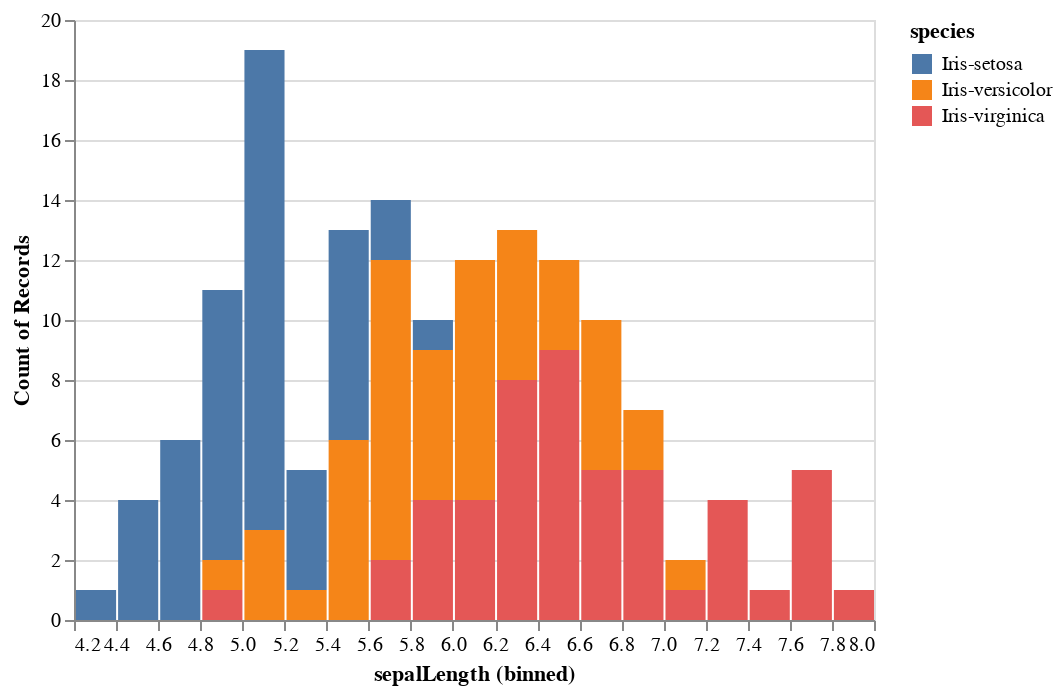

The code cell stored with this chart in its notebook:
### Code cell
bars = altair.Chart(irisdf).mark_bar().encode(
    x=altair.X('sepalLength',bin=altair.Bin(maxbins=20)),
    y='count()',
    color='species'
)
bars

### Figure 1 — Vega-Lite specification as saved in the notebook (floating-point values rounded to 4 significant figures; data arrays with more than 128 entries replaced by an {"elided": "..."} marker saying what was removed)
{"config": {"view": {"continuousWidth": 400, "continuousHeight": 300}}, "data": {"name": "data-3a3fd379bbfbed704e4e8a03a1cdbfe8"}, "mark": "bar", "encoding": {"color": {"type": "nominal", "field": "species"}, "x": {"type": "quantitative", "bin": {"maxbins": 20}, "field": "sepalLength"}, "y": {"type": "quantitative", "aggregate": "count"}}, "$schema": "https://vega.github.io/schema/vega-lite/v4.8.1.json", "datasets": {"data-3a3fd379bbfbed704e4e8a03a1cdbfe8": {"elided": "150 records"}}}
